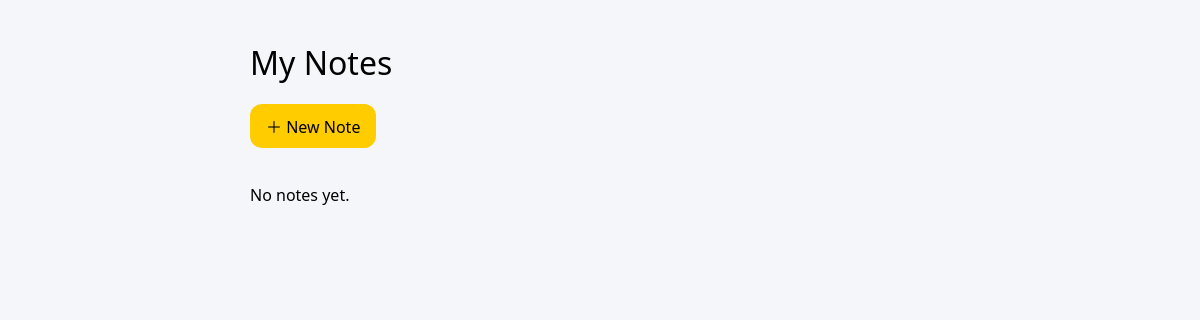
Before: / with the older database file.
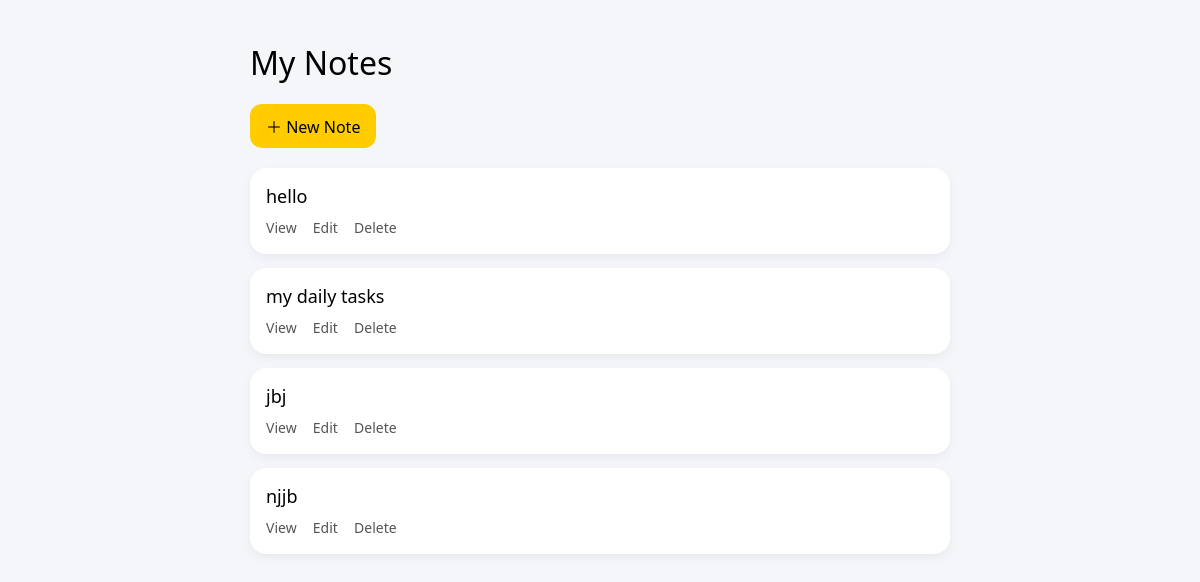
After: the same page with the newer database file.
### todo/models.py (models this page shows, shortened)
class Todo(models.Model):
    subject = models.CharField(max_length=200)
    notes = models.TextField()

### todo/views.py (the view)
# urls.py: path('', views.index, name='index'),
def index(request):
    todos = Todo.objects.all()
    return render(request, 'todo/index.html', {'todos': todos})

### todo/templates/todo/index.html (shortened to what this page needs)
<!DOCTYPE html>
<html>
<head>
</head>
<body>
    <div class="container">
        <h1>My Notes</h1>
        <a class="add-btn" href="/add/">＋ New Note</a>
        <div class="notes-list">
            {% for todo in todos %}
            <div class="note">
                <div class="note-title">{{ todo.subject }}</div>
                <div class="actions">
                    <a href="/view/{{ todo.id }}/">View</a>
                    <a href="/edit/{{ todo.id }}/">Edit</a>
                    <a href="/delete/{{ todo.id }}/">Delete</a>
                </div>
            </div>
            {% empty %}
            <p>No notes yet.</p>
            {% endfor %}
        </div>
    </div>
</body>
</html>

### todo/templates/todo/index.html (style rules this page uses)
body { font-family: "Segoe UI", Roboto, Arial, sans-serif; background: #f5f6fa; margin: 0; padding: 20px; }
.container { max-width: 700px; margin: auto; }
h1 { font-weight: 500; margin-bottom: 20px; }
.add-btn { display: inline-block; background: #ffcc00; color: #000; padding: 10px 16px; border-radius: 12px; text-decoration: none; font-weight: 500; margin-bottom: 20px; }
.note { background: #ffffff; border-radius: 16px; padding: 16px; margin-bottom: 14px; box-shadow: 0 4px 10px rgba(0,0,0,0.05); }
.note-title { font-size: 18px; font-weight: 500; margin-bottom: 8px; }
.actions a { margin-right: 12px; text-decoration: none; color: #555; font-size: 14px; }

Changed rows visible on the page:
added Todo: subject "hello"
added Todo: subject "my daily tasks"
added Todo: subject "jbj"
added Todo: subject "njjb"
Other visible differences:
text no longer shown: "No notes yet."
